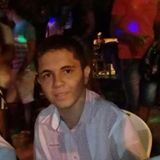
#> input picture a.jpg, 160 x 160 px
$ python Main.py a.jpg   (older library calls are emulated)
#> lines starting #> are read from the running program, lines starting #| are printed output that depends on the picture; after the words box and inside, x2 and y2 are one past the last pixel; in counts of white or black regions, pixels touching at a corner belong together
import cv2
import sys

# Get user supplied values
imagePath = sys.argv[1]
cascPath = "haarcascade_frontalface_default.xml"
eyePath = "haarcascade_eye.xml"

# Create the haar cascade
faceCascade = cv2.CascadeClassifier(cascPath)
eyeCascade = cv2.CascadeClassifier(eyePath)

# Read the image
image = cv2.imread(imagePath)
#> image is the input picture: shape (160, 160, 3); mean B, G, R 44.4, 48.3, 71.5
gray = cv2.cvtColor(image, cv2.COLOR_BGR2GRAY)
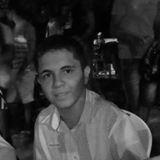
#> gray: shape (160, 160); min 0, max 193, mean 54.8

# Detect faces in the image
faces = faceCascade.detectMultiScale(
    gray,
    scaleFactor=1.1,
    minNeighbors=5,
    minSize=(30, 30)
    #flags = cv2.CV_HAAR_SCALE_IMAGE
)
#> faces = [[31, 51, 55, 55]]

for (x,y,w,h) in faces:
    cv2.rectangle(image, (x, y), (x + w, y + h), (255, 255, 255), 2)
    roi_gray = gray[y:y+h, x:x+w]
    roi_color = image[y:y+h, x:x+w]
    eyes = eyeCascade.detectMultiScale(roi_gray)
    for (ex,ey,ew,eh) in eyes:
        cv2.rectangle(roi_color,(ex,ey),(ex+ew,ey+eh),(0,255,0),2)
#> this loop made 1 pass
#> (x, y, w, h, eyes) on pass 1: (31, 51, 55, 55, [[26, 8, 21, 21]])
#> pass 1, `roi_gray = gray[y:y+h, x:x+w]`:
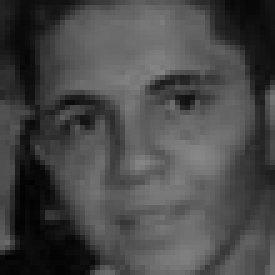
#> roi_gray: shape (55, 55) (shown 5 times larger); min 2, max 135, mean 72.1
#> pass 1, `roi_color = image[y:y+h, x:x+w]`:
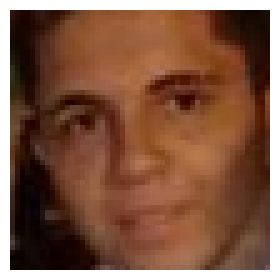
#> roi_color: shape (55, 55, 3) (shown 5 times larger); mean B, G, R 62, 83.1, 125
#> after the loop:
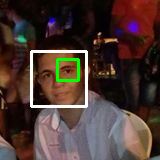
#> image: shape (160, 160, 3); 3.53% of pixels changed, all inside (x1, y1, x2, y2) = (30, 50, 88, 108)
#> after the loop:
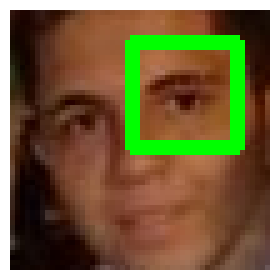
#> roi_color: shape (55, 55, 3) (shown 5 times larger); 8.2% of pixels changed, all inside (x1, y1, x2, y2) = (25, 7, 49, 31)

print("Foram ancontrados {0} rostos!".format(len(faces)))
#| Foram ancontrados 1 rostos!

# Draw a rectangle around the face

cv2.imshow("Faces found", image)
cv2.waitKey(0)
